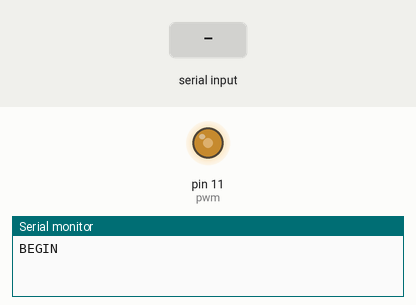
This sketch was run on a simulated Arduino Uno, built with avr-gcc and run on an emulated ATmega328P. Shown: output pins drawn as LEDs (lit = HIGH), the last lines printed to the serial monitor. Inputs (shaded band) come from the test bench.

Above: at 1.2 s.
1.3 s: "+" received over Serial
At 2.4 s:
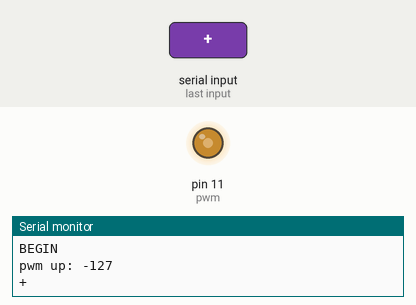
2.8 s: "-" received over Serial
At 3.5 s:
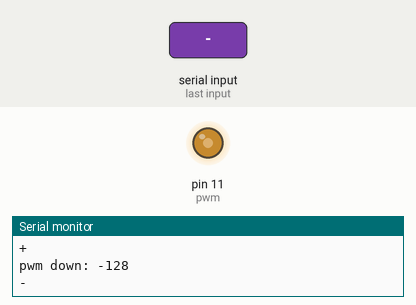
Timing chart, 0 to 5.8 s (numbered marks = the images above; inputs shaded):
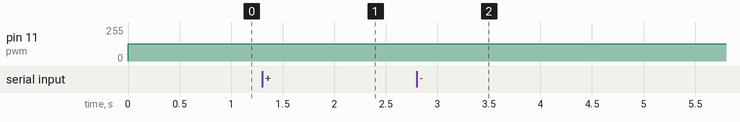

Measured:
- after the input at 1.3 s, pin 11 (pwm): 128/255 → 129/255 at once
- after the input at 2.8 s, pin 11 (pwm): 129/255 → 128/255 at once

The sketch:

01_pwm.ino
```cpp
// 11, 12?, 15?, 16?, 17?
const byte pwm = 11; // PB3


char data;
char pwmSpeed = 128;


void setup() {

  //UBRR0L = B01100111;

  Serial.begin(9600);
  Serial.println("BEGIN");

  analogWrite(pwm, pwmSpeed);

}

void loop() {

  if(Serial.available() > 0){
    data = Serial.read();
    switch (data) {
      case '-':
           --pwmSpeed;
           analogWrite(pwm, pwmSpeed);
           Serial.print("pwm down: ");
           Serial.println(int(pwmSpeed));
      break;
      case '+':
           ++pwmSpeed;
           analogWrite(pwm, pwmSpeed);
           Serial.print("pwm up: ");
           Serial.println(int(pwmSpeed));
      break;

      default:
        Serial.println("mi no entender");
      break;
    }
    Serial.println(data);
  }
}
```
